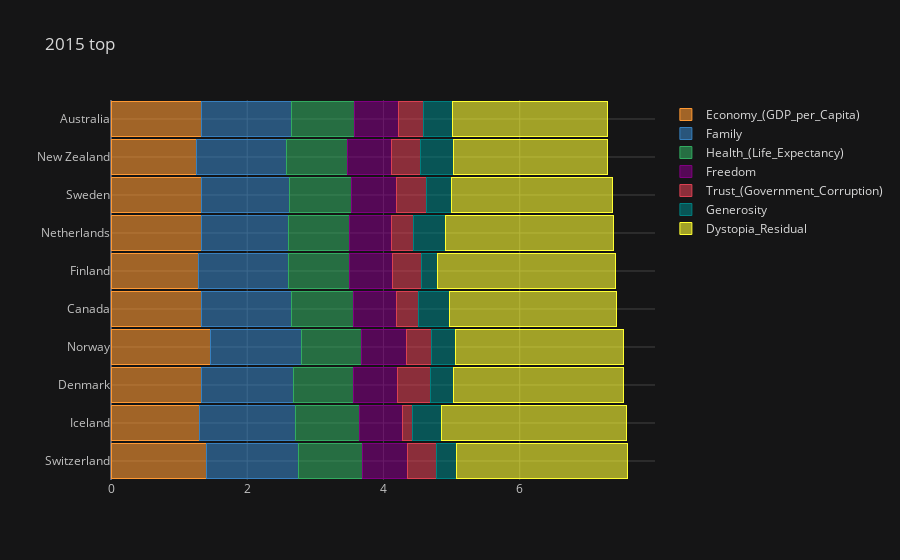
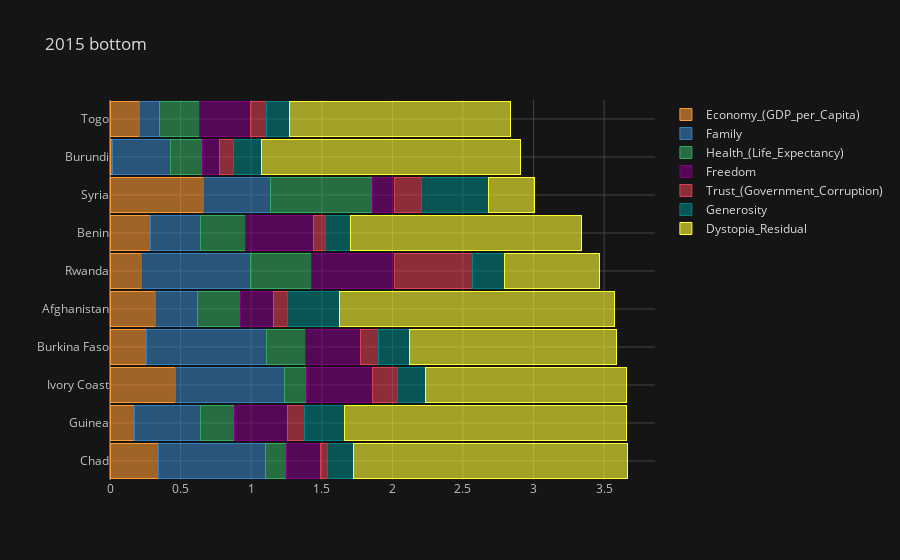
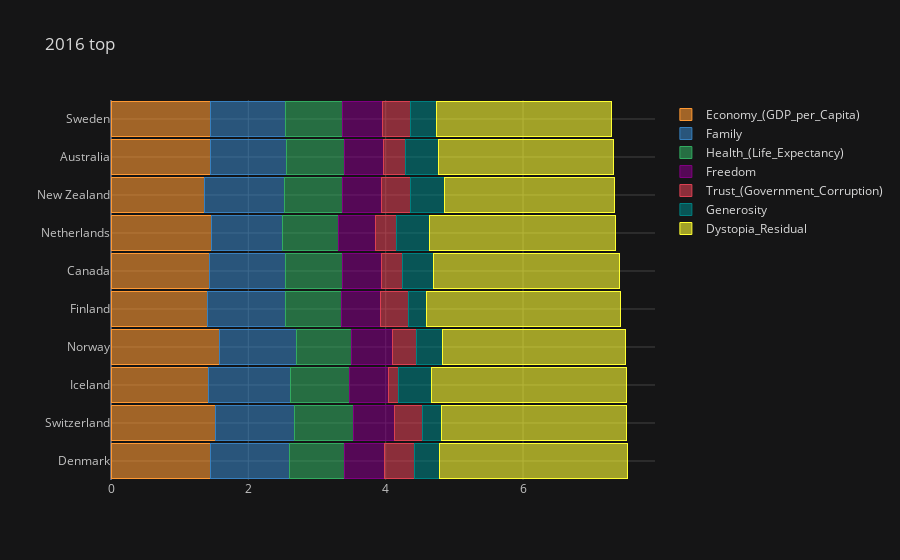
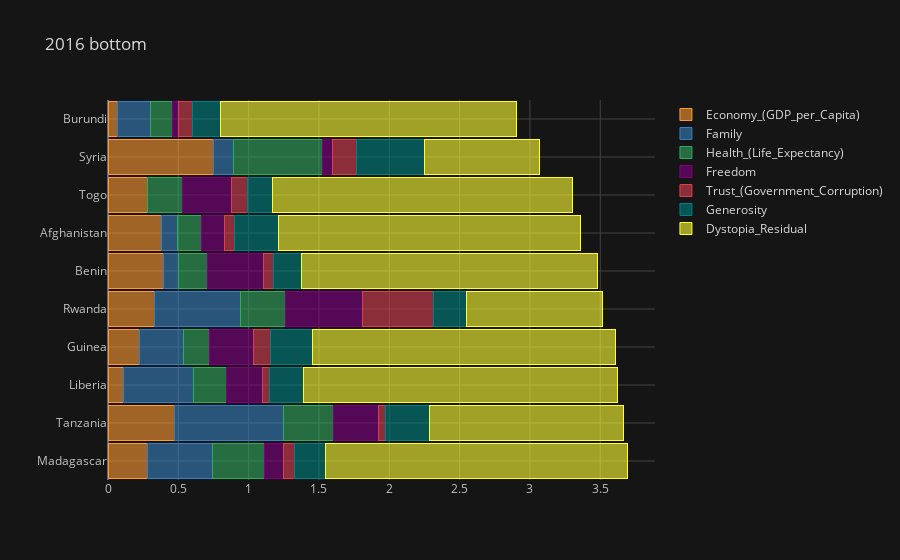

Source (notebook cell) for these figures, in order:
### Code cell
top_10 = {}
bottom_10 = {}
for year in years:
        top_10[year] =df[year].set_index('Country')
        top_10[year] = top_10[year].loc[:,'Economy_(GDP_per_Capita)':].head(10)
        top_10[year].iplot(kind='barh',title= f'{year} top',barmode='stack',bargap=.1)
        
        bottom_10[year] = df[year].set_index('Country')
        bottom_10[year] = bottom_10[year].loc[:,'Economy_(GDP_per_Capita)':].tail(10)
        bottom_10[year].iplot(kind='barh',title= f'{year} bottom',barmode='stack',bargap=.1)

### Figure 1 — Plotly figure (JSON) as saved in the notebook; plotly's stock layout.template omitted (floating-point values rounded to 4 significant figures)
{"data": [{"marker": {"color": "rgba(255, 153, 51, 0.6)", "line": {"color": "rgba(255, 153, 51, 1.0)", "width": 1}}, "name": "Economy_(GDP_per_Capita)", "orientation": "h", "text": "", "type": "bar", "x": [1.397, 1.302, 1.325, 1.459, 1.326, 1.29, 1.329, 1.332, 1.25, 1.334], "y": ["Switzerland", "Iceland", "Denmark", "Norway", "Canada", "Finland", "Netherlands", "Sweden", "New Zealand", "Australia"]}, {"marker": {"color": "rgba(55, 128, 191, 0.6)", "line": {"color": "rgba(55, 128, 191, 1.0)", "width": 1}}, "name": "Family", "orientation": "h", "text": "", "type": "bar", "x": [1.35, 1.402, 1.361, 1.331, 1.323, 1.318, 1.28, 1.289, 1.32, 1.309], "y": ["Switzerland", "Iceland", "Denmark", "Norway", "Canada", "Finland", "Netherlands", "Sweden", "New Zealand", "Australia"]}, {"marker": {"color": "rgba(50, 171, 96, 0.6)", "line": {"color": "rgba(50, 171, 96, 1.0)", "width": 1}}, "name": "Health_(Life_Expectancy)", "orientation": "h", "text": "", "type": "bar", "x": [0.9414, 0.9478, 0.8746, 0.8852, 0.9056, 0.8891, 0.8928, 0.9109, 0.9084, 0.9316], "y": ["Switzerland", "Iceland", "Denmark", "Norway", "Canada", "Finland", "Netherlands", "Sweden", "New Zealand", "Australia"]}, {"marker": {"color": "rgba(128, 0, 128, 0.6)", "line": {"color": "rgba(128, 0, 128, 1.0)", "width": 1}}, "name": "Freedom", "orientation": "h", "text": "", "type": "bar", "x": [0.6656, 0.6288, 0.6494, 0.6697, 0.633, 0.6417, 0.6158, 0.6598, 0.6394, 0.6512], "y": ["Switzerland", "Iceland", "Denmark", "Norway", "Canada", "Finland", "Netherlands", "Sweden", "New Zealand", "Australia"]}, {"marker": {"color": "rgba(219, 64, 82, 0.6)", "line": {"color": "rgba(219, 64, 82, 1.0)", "width": 1}}, "name": "Trust_(Government_Corruption)", "orientation": "h", "text": "", "type": "bar", "x": [0.4198, 0.1414, 0.4836, 0.365, 0.3296, 0.4137, 0.3181, 0.4384, 0.4292, 0.3564], "y": ["Switzerland", "Iceland", "Denmark", "Norway", "Canada", "Finland", "Netherlands", "Sweden", "New Zealand", "Australia"]}, {"marker": {"color": "rgba(0, 128, 128, 0.6)", "line": {"color": "rgba(0, 128, 128, 1.0)", "width": 1}}, "name": "Generosity", "orientation": "h", "text": "", "type": "bar", "x": [0.2968, 0.4363, 0.3414, 0.347, 0.4581, 0.2335, 0.4761, 0.3626, 0.475, 0.4356], "y": ["Switzerland", "Iceland", "Denmark", "Norway", "Canada", "Finland", "Netherlands", "Sweden", "New Zealand", "Australia"]}, {"marker": {"color": "rgba(255, 255, 51, 0.6)", "line": {"color": "rgba(255, 255, 51, 1.0)", "width": 1}}, "name": "Dystopia_Residual", "orientation": "h", "text": "", "type": "bar", "x": [2.517, 2.702, 2.492, 2.465, 2.452, 2.62, 2.466, 2.371, 2.264, 2.266], "y": ["Switzerland", "Iceland", "Denmark", "Norway", "Canada", "Finland", "Netherlands", "Sweden", "New Zealand", "Australia"]}], "layout": {"bargap": 0.1, "barmode": "stack", "legend": {"bgcolor": "#151516", "font": {"color": "#D9D9D9"}, "traceorder": "normal"}, "paper_bgcolor": "#151516", "plot_bgcolor": "#151516", "title": {"font": {"color": "#D9D9D9"}, "text": "2015 top"}, "xaxis": {"gridcolor": "#434343", "showgrid": true, "tickfont": {"color": "#C2C2C2"}, "title": {"font": {"color": "#D9D9D9"}, "text": ""}, "zerolinecolor": "#666570"}, "yaxis": {"gridcolor": "#434343", "showgrid": true, "tickfont": {"color": "#C2C2C2"}, "title": {"font": {"color": "#D9D9D9"}, "text": ""}, "zerolinecolor": "#666570"}}}

### Figure 2 — Plotly figure (JSON) as saved in the notebook; plotly's stock layout.template omitted (floating-point values rounded to 4 significant figures)
{"data": [{"marker": {"color": "rgba(255, 153, 51, 0.6)", "line": {"color": "rgba(255, 153, 51, 1.0)", "width": 1}}, "name": "Economy_(GDP_per_Capita)", "orientation": "h", "text": "", "type": "bar", "x": [0.3419, 0.1742, 0.4653, 0.2581, 0.3198, 0.2221, 0.2867, 0.6632, 0.0153, 0.2087], "y": ["Chad", "Guinea", "Ivory Coast", "Burkina Faso", "Afghanistan", "Rwanda", "Benin", "Syria", "Burundi", "Togo"]}, {"marker": {"color": "rgba(55, 128, 191, 0.6)", "line": {"color": "rgba(55, 128, 191, 1.0)", "width": 1}}, "name": "Family", "orientation": "h", "text": "", "type": "bar", "x": [0.7606, 0.4647, 0.7712, 0.8519, 0.3029, 0.7737, 0.3539, 0.4749, 0.4159, 0.1399], "y": ["Chad", "Guinea", "Ivory Coast", "Burkina Faso", "Afghanistan", "Rwanda", "Benin", "Syria", "Burundi", "Togo"]}, {"marker": {"color": "rgba(50, 171, 96, 0.6)", "line": {"color": "rgba(50, 171, 96, 1.0)", "width": 1}}, "name": "Health_(Life_Expectancy)", "orientation": "h", "text": "", "type": "bar", "x": [0.1501, 0.2401, 0.1519, 0.2712, 0.3034, 0.4286, 0.3191, 0.7219, 0.224, 0.2844], "y": ["Chad", "Guinea", "Ivory Coast", "Burkina Faso", "Afghanistan", "Rwanda", "Benin", "Syria", "Burundi", "Togo"]}, {"marker": {"color": "rgba(128, 0, 128, 0.6)", "line": {"color": "rgba(128, 0, 128, 1.0)", "width": 1}}, "name": "Freedom", "orientation": "h", "text": "", "type": "bar", "x": [0.235, 0.3772, 0.4687, 0.3949, 0.2341, 0.592, 0.4845, 0.1568, 0.1185, 0.3645], "y": ["Chad", "Guinea", "Ivory Coast", "Burkina Faso", "Afghanistan", "Rwanda", "Benin", "Syria", "Burundi", "Togo"]}, {"marker": {"color": "rgba(219, 64, 82, 0.6)", "line": {"color": "rgba(219, 64, 82, 1.0)", "width": 1}}, "name": "Trust_(Government_Corruption)", "orientation": "h", "text": "", "type": "bar", "x": [0.05269, 0.1214, 0.1792, 0.1283, 0.09719, 0.5519, 0.0801, 0.1891, 0.1006, 0.1073], "y": ["Chad", "Guinea", "Ivory Coast", "Burkina Faso", "Afghanistan", "Rwanda", "Benin", "Syria", "Burundi", "Togo"]}, {"marker": {"color": "rgba(0, 128, 128, 0.6)", "line": {"color": "rgba(0, 128, 128, 1.0)", "width": 1}}, "name": "Generosity", "orientation": "h", "text": "", "type": "bar", "x": [0.1839, 0.2866, 0.2016, 0.2175, 0.3651, 0.2263, 0.1826, 0.4718, 0.1973, 0.1668], "y": ["Chad", "Guinea", "Ivory Coast", "Burkina Faso", "Afghanistan", "Rwanda", "Benin", "Syria", "Burundi", "Togo"]}, {"marker": {"color": "rgba(255, 255, 51, 0.6)", "line": {"color": "rgba(255, 255, 51, 1.0)", "width": 1}}, "name": "Dystopia_Residual", "orientation": "h", "text": "", "type": "bar", "x": [1.943, 1.992, 1.417, 1.465, 1.952, 0.6704, 1.633, 0.3286, 1.833, 1.567], "y": ["Chad", "Guinea", "Ivory Coast", "Burkina Faso", "Afghanistan", "Rwanda", "Benin", "Syria", "Burundi", "Togo"]}], "layout": {"bargap": 0.1, "barmode": "stack", "legend": {"bgcolor": "#151516", "font": {"color": "#D9D9D9"}, "traceorder": "normal"}, "paper_bgcolor": "#151516", "plot_bgcolor": "#151516", "title": {"font": {"color": "#D9D9D9"}, "text": "2015 bottom"}, "xaxis": {"gridcolor": "#434343", "showgrid": true, "tickfont": {"color": "#C2C2C2"}, "title": {"font": {"color": "#D9D9D9"}, "text": ""}, "zerolinecolor": "#666570"}, "yaxis": {"gridcolor": "#434343", "showgrid": true, "tickfont": {"color": "#C2C2C2"}, "title": {"font": {"color": "#D9D9D9"}, "text": ""}, "zerolinecolor": "#666570"}}}

### Figure 3 — Plotly figure (JSON) as saved in the notebook; plotly's stock layout.template omitted (floating-point values rounded to 4 significant figures)
{"data": [{"marker": {"color": "rgba(255, 153, 51, 0.6)", "line": {"color": "rgba(255, 153, 51, 1.0)", "width": 1}}, "name": "Economy_(GDP_per_Capita)", "orientation": "h", "text": "", "type": "bar", "x": [1.442, 1.527, 1.427, 1.577, 1.406, 1.44, 1.465, 1.361, 1.444, 1.452], "y": ["Denmark", "Switzerland", "Iceland", "Norway", "Finland", "Canada", "Netherlands", "New Zealand", "Australia", "Sweden"]}, {"marker": {"color": "rgba(55, 128, 191, 0.6)", "line": {"color": "rgba(55, 128, 191, 1.0)", "width": 1}}, "name": "Family", "orientation": "h", "text": "", "type": "bar", "x": [1.164, 1.145, 1.183, 1.127, 1.135, 1.096, 1.029, 1.173, 1.105, 1.088], "y": ["Denmark", "Switzerland", "Iceland", "Norway", "Finland", "Canada", "Netherlands", "New Zealand", "Australia", "Sweden"]}, {"marker": {"color": "rgba(50, 171, 96, 0.6)", "line": {"color": "rgba(50, 171, 96, 1.0)", "width": 1}}, "name": "Health_(Life_Expectancy)", "orientation": "h", "text": "", "type": "bar", "x": [0.795, 0.863, 0.8673, 0.7958, 0.8109, 0.8276, 0.8123, 0.831, 0.8512, 0.8312], "y": ["Denmark", "Switzerland", "Iceland", "Norway", "Finland", "Canada", "Netherlands", "New Zealand", "Australia", "Sweden"]}, {"marker": {"color": "rgba(128, 0, 128, 0.6)", "line": {"color": "rgba(128, 0, 128, 1.0)", "width": 1}}, "name": "Freedom", "orientation": "h", "text": "", "type": "bar", "x": [0.5794, 0.5856, 0.5662, 0.5961, 0.571, 0.5737, 0.5521, 0.5815, 0.5684, 0.5822], "y": ["Denmark", "Switzerland", "Iceland", "Norway", "Finland", "Canada", "Netherlands", "New Zealand", "Australia", "Sweden"]}, {"marker": {"color": "rgba(219, 64, 82, 0.6)", "line": {"color": "rgba(219, 64, 82, 1.0)", "width": 1}}, "name": "Trust_(Government_Corruption)", "orientation": "h", "text": "", "type": "bar", "x": [0.4445, 0.412, 0.1497, 0.3578, 0.41, 0.3133, 0.2993, 0.419, 0.3233, 0.4087], "y": ["Denmark", "Switzerland", "Iceland", "Norway", "Finland", "Canada", "Netherlands", "New Zealand", "Australia", "Sweden"]}, {"marker": {"color": "rgba(0, 128, 128, 0.6)", "line": {"color": "rgba(0, 128, 128, 1.0)", "width": 1}}, "name": "Generosity", "orientation": "h", "text": "", "type": "bar", "x": [0.3617, 0.2808, 0.4768, 0.379, 0.2549, 0.4483, 0.4742, 0.494, 0.4741, 0.3825], "y": ["Denmark", "Switzerland", "Iceland", "Norway", "Finland", "Canada", "Netherlands", "New Zealand", "Australia", "Sweden"]}, {"marker": {"color": "rgba(255, 255, 51, 0.6)", "line": {"color": "rgba(255, 255, 51, 1.0)", "width": 1}}, "name": "Dystopia_Residual", "orientation": "h", "text": "", "type": "bar", "x": [2.739, 2.695, 2.831, 2.665, 2.826, 2.705, 2.707, 2.476, 2.546, 2.547], "y": ["Denmark", "Switzerland", "Iceland", "Norway", "Finland", "Canada", "Netherlands", "New Zealand", "Australia", "Sweden"]}], "layout": {"bargap": 0.1, "barmode": "stack", "legend": {"bgcolor": "#151516", "font": {"color": "#D9D9D9"}, "traceorder": "normal"}, "paper_bgcolor": "#151516", "plot_bgcolor": "#151516", "title": {"font": {"color": "#D9D9D9"}, "text": "2016 top"}, "xaxis": {"gridcolor": "#434343", "showgrid": true, "tickfont": {"color": "#C2C2C2"}, "title": {"font": {"color": "#D9D9D9"}, "text": ""}, "zerolinecolor": "#666570"}, "yaxis": {"gridcolor": "#434343", "showgrid": true, "tickfont": {"color": "#C2C2C2"}, "title": {"font": {"color": "#D9D9D9"}, "text": ""}, "zerolinecolor": "#666570"}}}

### Figure 4 — Plotly figure (JSON) as saved in the notebook; plotly's stock layout.template omitted (floating-point values rounded to 4 significant figures)
{"data": [{"marker": {"color": "rgba(255, 153, 51, 0.6)", "line": {"color": "rgba(255, 153, 51, 1.0)", "width": 1}}, "name": "Economy_(GDP_per_Capita)", "orientation": "h", "text": "", "type": "bar", "x": [0.2795, 0.4716, 0.1071, 0.2241, 0.3285, 0.395, 0.3823, 0.2812, 0.7472, 0.06831], "y": ["Madagascar", "Tanzania", "Liberia", "Guinea", "Rwanda", "Benin", "Afghanistan", "Togo", "Syria", "Burundi"]}, {"marker": {"color": "rgba(55, 128, 191, 0.6)", "line": {"color": "rgba(55, 128, 191, 1.0)", "width": 1}}, "name": "Family", "orientation": "h", "text": "", "type": "bar", "x": [0.4612, 0.7762, 0.5035, 0.3109, 0.6159, 0.1042, 0.1104, 0, 0.1487, 0.2344], "y": ["Madagascar", "Tanzania", "Liberia", "Guinea", "Rwanda", "Benin", "Afghanistan", "Togo", "Syria", "Burundi"]}, {"marker": {"color": "rgba(50, 171, 96, 0.6)", "line": {"color": "rgba(50, 171, 96, 1.0)", "width": 1}}, "name": "Health_(Life_Expectancy)", "orientation": "h", "text": "", "type": "bar", "x": [0.3711, 0.357, 0.2316, 0.1883, 0.3186, 0.2103, 0.1734, 0.2481, 0.6299, 0.1575], "y": ["Madagascar", "Tanzania", "Liberia", "Guinea", "Rwanda", "Benin", "Afghanistan", "Togo", "Syria", "Burundi"]}, {"marker": {"color": "rgba(128, 0, 128, 0.6)", "line": {"color": "rgba(128, 0, 128, 1.0)", "width": 1}}, "name": "Freedom", "orientation": "h", "text": "", "type": "bar", "x": [0.1368, 0.3176, 0.2575, 0.3095, 0.5432, 0.3975, 0.1643, 0.3468, 0.06912, 0.0432], "y": ["Madagascar", "Tanzania", "Liberia", "Guinea", "Rwanda", "Benin", "Afghanistan", "Togo", "Syria", "Burundi"]}, {"marker": {"color": "rgba(219, 64, 82, 0.6)", "line": {"color": "rgba(219, 64, 82, 1.0)", "width": 1}}, "name": "Trust_(Government_Corruption)", "orientation": "h", "text": "", "type": "bar", "x": [0.07506, 0.05099, 0.04852, 0.1192, 0.5052, 0.06681, 0.07112, 0.1159, 0.1723, 0.09419], "y": ["Madagascar", "Tanzania", "Liberia", "Guinea", "Rwanda", "Benin", "Afghanistan", "Togo", "Syria", "Burundi"]}, {"marker": {"color": "rgba(0, 128, 128, 0.6)", "line": {"color": "rgba(0, 128, 128, 1.0)", "width": 1}}, "name": "Generosity", "orientation": "h", "text": "", "type": "bar", "x": [0.2204, 0.3147, 0.2406, 0.2991, 0.2355, 0.2018, 0.3127, 0.1752, 0.484, 0.2029], "y": ["Madagascar", "Tanzania", "Liberia", "Guinea", "Rwanda", "Benin", "Afghanistan", "Togo", "Syria", "Burundi"]}, {"marker": {"color": "rgba(255, 255, 51, 0.6)", "line": {"color": "rgba(255, 255, 51, 1.0)", "width": 1}}, "name": "Dystopia_Residual", "orientation": "h", "text": "", "type": "bar", "x": [2.151, 1.378, 2.233, 2.156, 0.9682, 2.108, 2.146, 2.135, 0.8179, 2.104], "y": ["Madagascar", "Tanzania", "Liberia", "Guinea", "Rwanda", "Benin", "Afghanistan", "Togo", "Syria", "Burundi"]}], "layout": {"bargap": 0.1, "barmode": "stack", "legend": {"bgcolor": "#151516", "font": {"color": "#D9D9D9"}, "traceorder": "normal"}, "paper_bgcolor": "#151516", "plot_bgcolor": "#151516", "title": {"font": {"color": "#D9D9D9"}, "text": "2016 bottom"}, "xaxis": {"gridcolor": "#434343", "showgrid": true, "tickfont": {"color": "#C2C2C2"}, "title": {"font": {"color": "#D9D9D9"}, "text": ""}, "zerolinecolor": "#666570"}, "yaxis": {"gridcolor": "#434343", "showgrid": true, "tickfont": {"color": "#C2C2C2"}, "title": {"font": {"color": "#D9D9D9"}, "text": ""}, "zerolinecolor": "#666570"}}}
